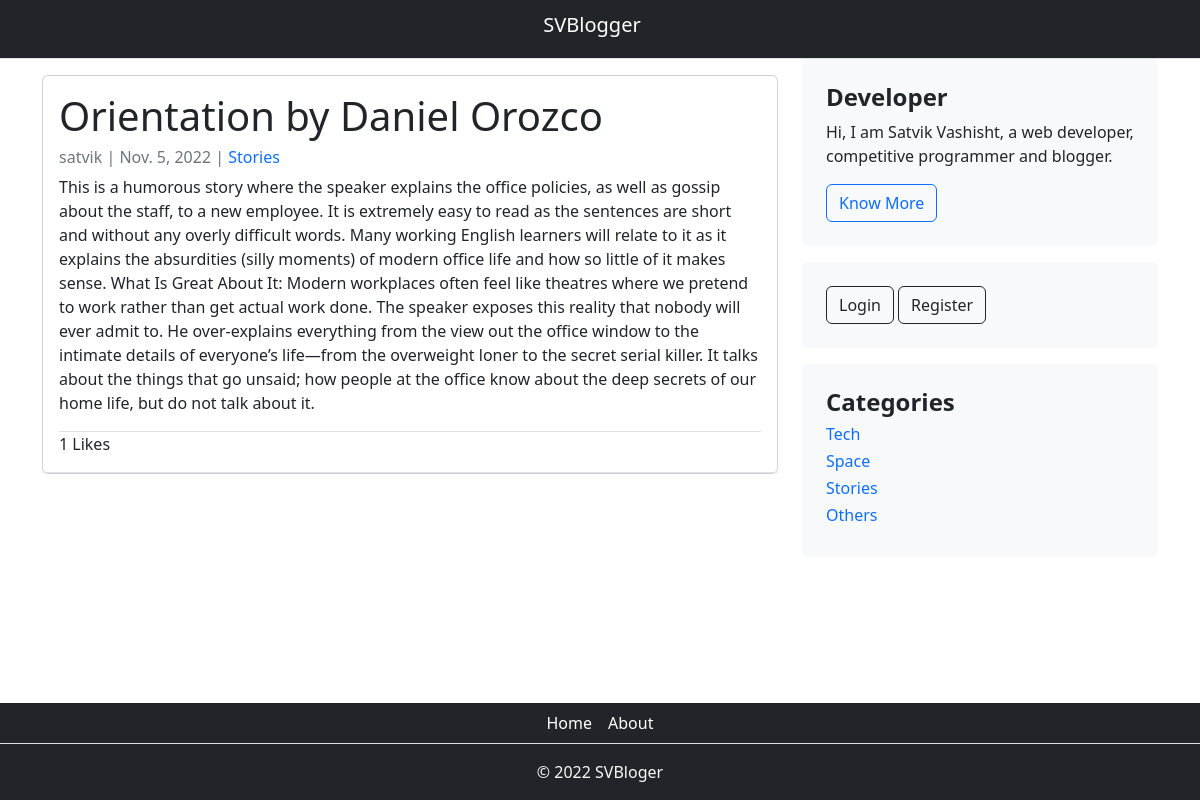
Page /blog/3 on the committed database.
### home/models.py (models this page shows, shortened)
class Post(models.Model):
    title = models.CharField(max_length=100)
    author = models.ForeignKey(User, on_delete=models.CASCADE)
    body = models.TextField()
    created_on = models.DateField(auto_now_add=True)
    category = models.CharField(max_length=100, default='others')
    likes = models.ManyToManyField(User, related_name='blog_post')
    def total_like(self):
        return self.likes.count()

class Category(models.Model):
    name = models.CharField(max_length=100)
    def __str__(self):
        return self.name

### home/views.py (the view)
# urls.py: path('blog/<int:pk>',PostDetail.as_view(),name="post"),
class PostDetail(DetailView):
    model = Post
    template_name = "post.html"
    def get_context_data(self, *args, **kwargs):
        cat_menu = Category.objects.all()
        context = super(PostDetail, self).get_context_data(*args, **kwargs)
        stuff = get_object_or_404(Post, id=self.kwargs['pk'])
        total_likes = stuff.total_like()
        liked = False
        if stuff.likes.filter(id=self.request.user.id).exists():
            liked = True
        context["cat_menu"] = cat_menu
        context["total_likes"] = total_likes
        context["liked"] = liked
        return context

### home/templates/post.html (shortened to what this page needs)
{% extends 'base.html' %} {% block content %}
<div class="container">
  <div class="row">
    <div class="col-md-8  mt-3 left">
      <div class="card mb-4">
        <div class="card-body">
          <h1>{{ object.title }}</h1>
          <p class="card-text text-muted h6">{{ object.author }} | {{ post.created_on }} | <a href="{% url 'category' post.category %}" style="text-decoration: none;">{{ post.category }}</a></p>
          <p class="card-text">{{ object.body | safe }}</p>
          <div class="border-top">
            {{ total_likes }} Likes
          </div>
        </div>
        <div class="border-top">
        </div>
      </div>
    </div>
    {% block sidebar %} {% include 'sidebar.html' %} {% endblock sidebar %}
  </div>
</div>
{% endblock content %}

### home/templates/sidebar.html
{% block sidebar %}
<div class="col-md-4">
    <div class="position-sticky" style="top: 2rem;">
        <div class="p-4 mb-3 bg-light rounded">
          <h4 class=""><strong>Developer</strong></h4>
          <p class=" mb-0">Hi, I am Satvik Vashisht, a web developer, competitive programmer and blogger.</p>
          <a href="https://morning-coast-06742.herokuapp.com/" class="btn btn-outline-primary mt-3">Know More</a>
        </div>
        <div class="p-4 mb-3 bg-light rounded">
          {% if user.is_authenticated %}
          <h4 class="title"><strong>{{ user.username }}</strong></h4>
          <a href="{% url 'addpost' %}"><button type="button" class="btn btn-outline-dark text-center">Add Post</button></a>
          <a href="{% url 'logout' %}"><button type="button" class="btn btn-outline-dark text-center">Logout</button></a>
          {% else %}
          <a href="{% url 'login' %}"><button type="button" class="btn btn-outline-dark text-center">Login</button></a>
          <a href="{% url 'register' %}"><button type="button" class="btn btn-outline-dark text-center">Register</button></a>
          {% endif %}
        </div>
        <div class="p-4 mb-3 bg-light rounded">
          <h4 class=""><strong>Categories</strong></h4>
            {% for item in cat_menu %}
            <h6 class=""><a href="{% url 'category' item %}" style="text-decoration: none;">{{ item }}</a></h6>
            {% endfor %}
        </div>
    </div>
</div>
{% endblock sidebar %}

### home/templates/base.html (style rules this page uses)
html, body { height: 100%; width: 100%; margin: 0; display: table; }

### rows in the picture
Post: title "Orientation by Daniel Orozco", author "satvik", created_on "Nov. 5, 2022", category "Stories", body "This is a humorous story where the speaker explains the office policies, as well as gossip about the staff, to a new employee. It is extremely easy to read as the sentences are short and without any overly difficult words. Many working English learners will relate to it as it explains the absurdities (silly moments) of modern office life and how so little of it makes sense. What Is Great About It: Modern workplaces often feel like theatres where we pretend to work rather than get actual work done. The speaker exposes this reality that nobody will ever admit to. He over-explains everything from the view out the office window to the intimate details of everyone’s life—from the overweight…"
Category: name "Tech"
Category: name "Space"
Category: name "Stories"
Category: name "Others"

### other values in the picture
{{ total_likes }} "1"
